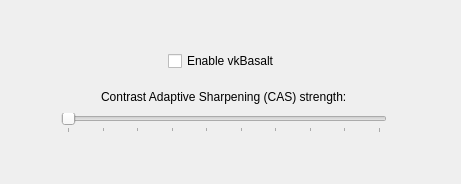
               <widget class="QWidget" name="tabvkbasalt">
                <attribute name="icon">
                 <iconset theme="monitor">
                  <normaloff>.</normaloff>.</iconset>
                </attribute>
                <attribute name="title">
                 <string>vkBasalt</string>
                </attribute>
                <layout class="QGridLayout" name="gridLayout">
                 <item row="6" column="1">
                  <widget class="QSlider" name="vkbasaltslider">
                   <property name="enabled">
                    <bool>false</bool>
                   </property>
                   <property name="sizePolicy">
                    <sizepolicy hsizetype="Expanding" vsizetype="Fixed">
                     <horstretch>0</horstretch>
                     <verstretch>0</verstretch>
                    </sizepolicy>
                   </property>
                   <property name="mouseTracking">
                    <bool>false</bool>
                   </property>
                   <property name="minimum">
                    <number>1</number>
                   </property>
                   <property name="maximum">
                    <number>10</number>
                   </property>
                   <property name="singleStep">
                    <number>1</number>
                   </property>
                   <property name="value">
                    <number>1</number>
                   </property>
                   <property name="tracking">
                    <bool>true</bool>
                   </property>
                   <property name="orientation">
                    <enum>Qt::Horizontal</enum>
                   </property>
                   <property name="invertedAppearance">
                    <bool>false</bool>
                   </property>
                   <property name="invertedControls">
                    <bool>false</bool>
                   </property>
                   <property name="tickPosition">
                    <enum>QSlider::TicksBelow</enum>
                   </property>
                   <property name="tickInterval">
                    <number>1</number>
                   </property>
                  </widget>
                 </item>
                 <item row="5" column="1">
                  <layout class="QHBoxLayout" name="horizontalLayout_6">
                   <property name="spacing">
                    <number>1</number>
                   </property>
                   <property name="sizeConstraint">
                    <enum>QLayout::SetDefaultConstraint</enum>
                   </property>
                   <property name="leftMargin">
                    <number>0</number>
                   </property>
                   <property name="topMargin">
                    <number>0</number>
                   </property>
                   <property name="rightMargin">
                    <number>0</number>
                   </property>
                   <item>
                    <spacer name="horizontalSpacer_7">
                     <property name="orientation">
                      <enum>Qt::Horizontal</enum>
                     </property>
                     <property name="sizeHint" stdset="0">
                      <size>
                       <width>40</width>
                       <height>20</height>
                      </size>
                     </property>
                    </spacer>
                   </item>
                   <item>
                    <widget class="QLabel" name="vkbasaltlabel">
                     <property name="sizePolicy">
                      <sizepolicy hsizetype="Minimum" vsizetype="Minimum">
                       <horstretch>0</horstretch>
                       <verstretch>0</verstretch>
                      </sizepolicy>
                     </property>
                     <property name="text">
                      <string>Contrast Adaptive Sharpening (CAS) strength:</string>
                     </property>
                    </widget>
                   </item>
                   <item>
                    <spacer name="horizontalSpacer_8">
                     <property name="orientation">
                      <enum>Qt::Horizontal</enum>
                     </property>
                     <property name="sizeHint" stdset="0">
                      <size>
                       <width>40</width>
                       <height>20</height>
                      </size>
                     </property>
                    </spacer>
                   </item>
                  </layout>
                 </item>
                 <item row="0" column="1">
                  <spacer name="verticalSpacer_7">
                   <property name="orientation">
                    <enum>Qt::Vertical</enum>
                   </property>
                   <property name="sizeType">
                    <enum>QSizePolicy::Expanding</enum>
                   </property>
                   <property name="sizeHint" stdset="0">
                    <size>
                     <width>20</width>
                     <height>40</height>
                    </size>
                   </property>
                  </spacer>
                 </item>
                 <item row="3" column="1">
                  <layout class="QHBoxLayout" name="horizontalLayout_4">
                   <property name="spacing">
                    <number>0</number>
                   </property>
                   <property name="leftMargin">
                    <number>0</number>
                   </property>
                   <property name="topMargin">
                    <number>0</number>
                   </property>
                   <property name="rightMargin">
                    <number>0</number>
                   </property>
                   <property name="bottomMargin">
                    <number>0</number>
                   </property>
                   <item>
                    <spacer name="horizontalSpacer_6">
                     <property name="orientation">
                      <enum>Qt::Horizontal</enum>
                     </property>
                     <property name="sizeHint" stdset="0">
                      <size>
                       <width>40</width>
                       <height>20</height>
                      </size>
                     </property>
                    </spacer>
                   </item>
                   <item>
                    <widget class="QCheckBox" name="vkbasaltcheckbox">
                     <property name="sizePolicy">
                      <sizepolicy hsizetype="Fixed" vsizetype="Fixed">
                       <horstretch>0</horstretch>
                       <verstretch>0</verstretch>
                      </sizepolicy>
                     </property>
                     <property name="toolTip">
                      <string>&lt;html&gt;&lt;head/&gt;&lt;body&gt;&lt;p align=&quot;center&quot;&gt;&amp;quot;&lt;a href=&quot;https://github.com/DadSchoorse/vkBasalt&quot;&gt;&lt;span style=&quot; text-decoration: underline; color:#007af4;&quot;&gt;vkBasalt&lt;/span&gt;&lt;/a&gt; is a Vulkan post processing layer to enhance the visual graphics of games.&amp;quot;&lt;/p&gt;&lt;/body&gt;&lt;/html&gt;</string>
                     </property>
                     <property name="layoutDirection">
                      <enum>Qt::LeftToRight</enum>
                     </property>
                     <property name="text">
                      <string>Enable vkBasalt</string>
                     </property>
                    </widget>
                   </item>
                   <item>
                    <spacer name="horizontalSpacer_12">
                     <property name="orientation">
                      <enum>Qt::Horizontal</enum>
                     </property>
                     <property name="sizeHint" stdset="0">
                      <size>
                       <width>40</width>
                       <height>20</height>
                      </size>
                     </property>
                    </spacer>
                   </item>
                   <item>
                    <spacer name="verticalSpacer_15">
                     <property name="orientation">
                      <enum>Qt::Vertical</enum>
                     </property>
                     <property name="sizeType">
                      <enum>QSizePolicy::Minimum</enum>
                     </property>
                     <property name="sizeHint" stdset="0">
                      <size>
                       <width>1</width>
                       <height>3</height>
                      </size>
                     </property>
                    </spacer>
                   </item>
                  </layout>
                 </item>
                 <item row="6" column="0">
                  <spacer name="horizontalSpacer_11">
                   <property name="orientation">
                    <enum>Qt::Horizontal</enum>
                   </property>
                   <property name="sizeType">
                    <enum>QSizePolicy::Fixed</enum>
                   </property>
                   <property name="sizeHint" stdset="0">
                    <size>
                     <width>50</width>
                     <height>0</height>
                    </size>
                   </property>
                  </spacer>
                 </item>
                 <item row="6" column="3">
                  <spacer name="horizontalSpacer_5">
                   <property name="orientation">
                    <enum>Qt::Horizontal</enum>
                   </property>
                   <property name="sizeType">
                    <enum>QSizePolicy::Fixed</enum>
                   </property>
                   <property name="sizeHint" stdset="0">
                    <size>
                     <width>50</width>
                     <height>20</height>
                    </size>
                   </property>
                  </spacer>
                 </item>
                 <item row="7" column="1">
                  <spacer name="verticalSpacer_8">
                   <property name="orientation">
                    <enum>Qt::Vertical</enum>
                   </property>
                   <property name="sizeType">
                    <enum>QSizePolicy::Expanding</enum>
                   </property>
                   <property name="sizeHint" stdset="0">
                    <size>
                     <width>20</width>
                     <height>40</height>
                    </size>
                   </property>
                  </spacer>
                 </item>
                 <item row="6" column="2">
                  <widget class="QLabel" name="sharpeningtext_level">
                   <property name="sizePolicy">
                    <sizepolicy hsizetype="Minimum" vsizetype="Minimum">
                     <horstretch>0</horstretch>
                     <verstretch>0</verstretch>
                    </sizepolicy>
                   </property>
                  </widget>
                 </item>
                 <item row="4" column="1">
                  <spacer name="verticalSpacer_6">
                   <property name="orientation">
                    <enum>Qt::Vertical</enum>
                   </property>
                   <property name="sizeType">
                    <enum>QSizePolicy::Fixed</enum>
                   </property>
                   <property name="sizeHint" stdset="0">
                    <size>
                     <width>10</width>
                     <height>10</height>
                    </size>
                   </property>
                  </spacer>
                 </item>
                </layout>
               </widget>
